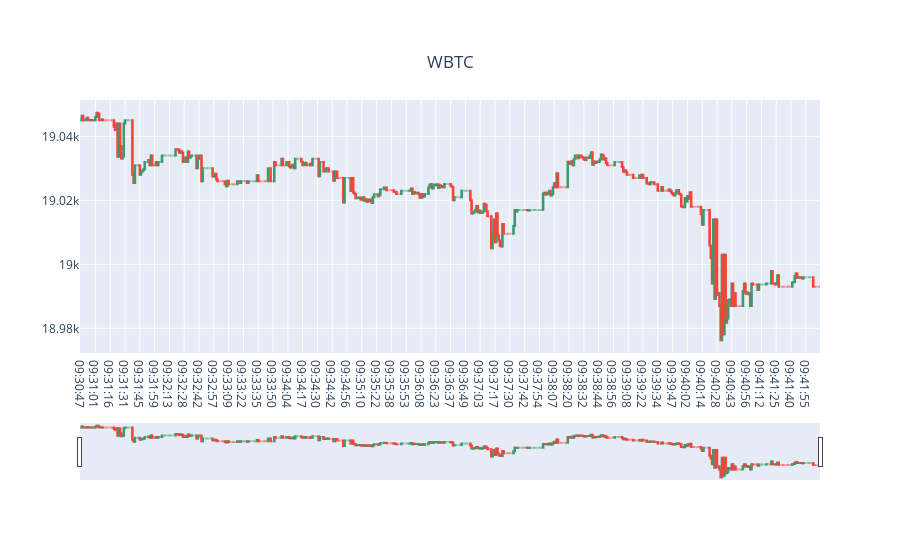

Notebook code cell kept with this figure:
### Code cell
# plot_rate(1,'WBTC')
plot_rate(1)

### Figure 1 — Plotly figure (JSON) as saved in the notebook; plotly's stock layout.template omitted (floating-point values rounded to 4 significant figures; data arrays with more than 128 entries replaced by an {"elided": "..."} marker saying what was removed)
{"data": [{"close": {"elided": "600 float values"}, "high": {"elided": "600 float values"}, "low": {"elided": "600 float values"}, "name": "WBTC", "open": {"elided": "601 float values"}, "type": "candlestick", "x": {"elided": "601 str values"}}], "layout": {"title": {"text": "WBTC", "x": 0.5, "xanchor": "center", "y": 0.9, "yanchor": "top"}}}
